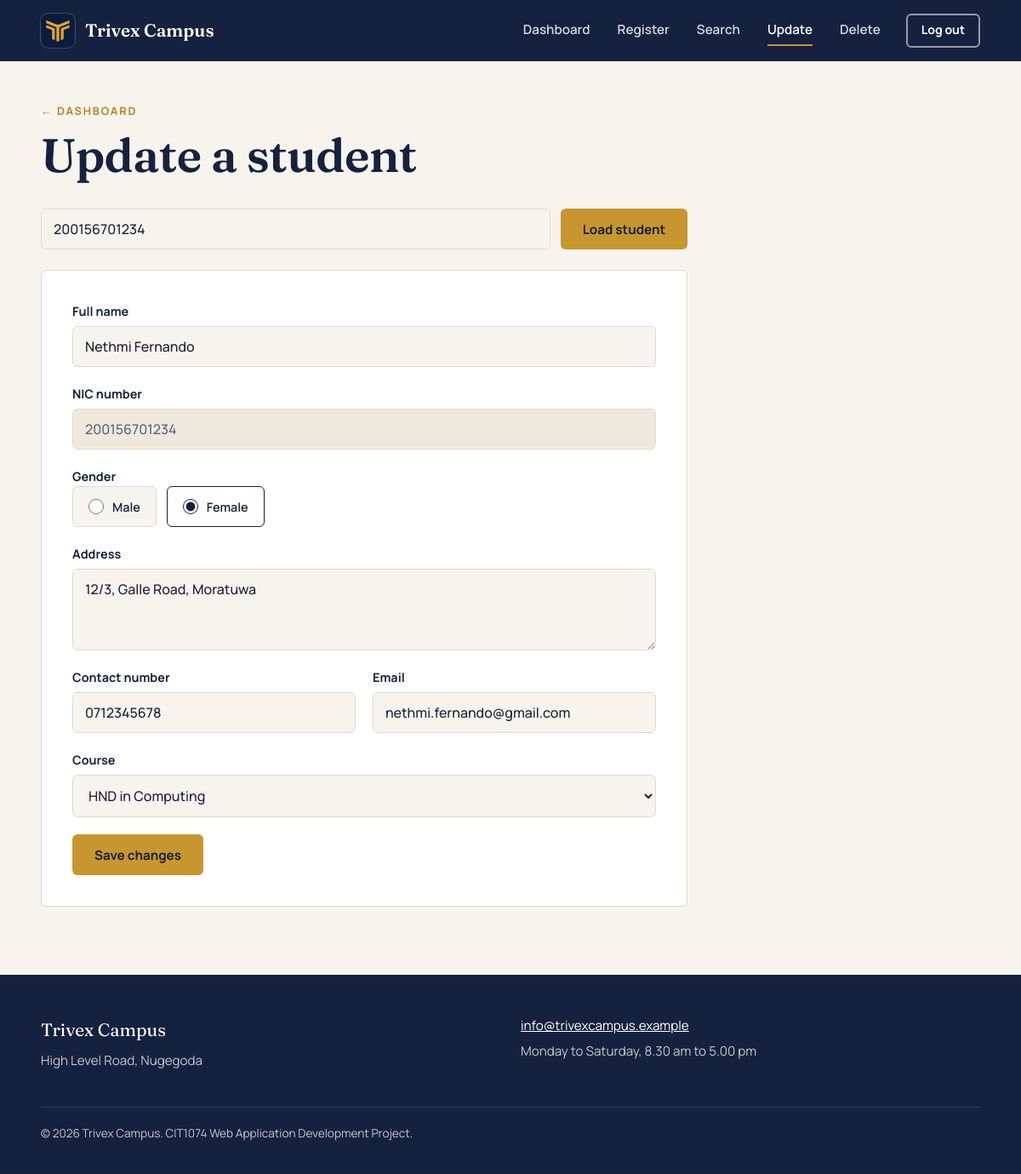
/update.php?nic=200156701234 (signed in), run on the app's committed database.
### tables this page shows
CREATE TABLE student (
  nic       VARCHAR(12)  NOT NULL PRIMARY KEY,     
  name      VARCHAR(100) NOT NULL,                 
  gender    ENUM('Male','Female') NOT NULL,        
  address   VARCHAR(255) NOT NULL,                 
  contact   VARCHAR(10)  NOT NULL,                 
  email     VARCHAR(100) NOT NULL,                 
  course_id INT NOT NULL,                          
  reg_date  TIMESTAMP DEFAULT CURRENT_TIMESTAMP,   
   
  CONSTRAINT fk_student_course FOREIGN KEY (course_id)
    REFERENCES course(course_id)
    ON UPDATE CASCADE
    ON DELETE RESTRICT
);

CREATE TABLE course (
  course_id   INT AUTO_INCREMENT PRIMARY KEY,   
  course_name VARCHAR(100) NOT NULL             
);

### includes/db.php (called while the page is built, shortened)
<?php
function e($text) {
    return htmlspecialchars((string)$text, ENT_QUOTES, 'UTF-8');
}

### includes/validation.php (called while the page is built, shortened)
<?php
function get_courses($conn) {
    $result = mysqli_query($conn, 'SELECT course_id, course_name FROM course ORDER BY course_id');
    return mysqli_fetch_all($result, MYSQLI_ASSOC);
}

### includes/student_form.php (the view, shortened to what this page needs)
<form method="POST" action="<?= e($form_action) ?>" class="form student-form" novalidate data-validate>
  <div class="field">
    <label for="name">Full name</label>
    <input type="text" id="name" name="name" value="<?= e($form['name'] ?? '') ?>"
           required minlength="3" maxlength="100" pattern="[A-Za-z .]{3,100}"
           data-msg="Use letters, spaces and dots only (at least 3 characters)." placeholder="e.g. Kasun Perera">
  </div>
  <div class="field">
    <label for="nic">NIC number</label>
    <input type="text" id="nic" name="nic" value="<?= e($form['nic'] ?? '') ?>"
           required maxlength="12" pattern="([0-9]{9}[VvXx]|[0-9]{12})"
           data-msg="Enter 9 digits followed by V or X, or 12 digits."
           placeholder="991234567V or 200012345678" <?= $lock_nic ? 'readonly' : '' ?>>
  </div>
  <fieldset class="field">
    <legend>Gender</legend>
    <div class="radio-row">
      <label class="radio"><input type="radio" name="gender" value="Male" required <?= ($form['gender'] ?? '') === 'Male' ? 'checked' : '' ?>> Male</label>
      <label class="radio"><input type="radio" name="gender" value="Female" <?= ($form['gender'] ?? '') === 'Female' ? 'checked' : '' ?>> Female</label>
    </div>
  </fieldset>
  <div class="field">
    <label for="address">Address</label>
    <textarea id="address" name="address" rows="3" required maxlength="255"
              data-msg="Address is required."><?= e($form['address'] ?? '') ?></textarea>
  </div>
  <div class="field-row">
    <div class="field">
      <label for="contact">Contact number</label>
      <input type="tel" id="contact" name="contact" value="<?= e($form['contact'] ?? '') ?>"
             required maxlength="10" pattern="0[0-9]{9}" inputmode="numeric"
             data-msg="Enter 10 digits starting with 0." placeholder="0771234567">
    </div>
    <div class="field">
      <label for="email">Email</label>
      <input type="email" id="email" name="email" value="<?= e($form['email'] ?? '') ?>"
             required maxlength="100" data-msg="Enter a valid email address." placeholder="name@example.com">
    </div>
  </div>
  <div class="field">
    <label for="course_id">Course</label>
    <select id="course_id" name="course_id" required data-msg="Please choose a course.">
      <?php foreach ($courses as $c): ?>
        <option value="<?= (int)$c['course_id'] ?>" <?= (string)($form['course_id'] ?? '') === (string)$c['course_id'] ? 'selected' : '' ?>><?= e($c['course_name']) ?></option>
      <?php endforeach; ?>
    </select>
  </div>
  <button type="submit" class="btn btn-gold"><?= e($button_text) ?></button>
</form>

### css/style.css (style rules this page uses)
:root { --navy: #14223f; --navy-2: #1e3159; --gold: #c8962e; --gold-2: #b5831f; --paper: #f7f4ee; --white: #ffffff; --sand: #efe9dd; --line: #e2dbcc; --text: #1b2333; --muted: #5c6577; --ok: #1f7a4d; --ok-bg: #e5f3eb; --err: #b3261e; --err-bg: #fbe9e7; --font-head: 'Fraunces', Georgia, serif; --font-body: 'Manrope', 'Segoe UI', Arial, sans-serif; --radius: 6px; --nav-h: 72px; --gutter: clamp(16px, 4vw, 48px); --ease: cubic-bezier(.2, .7, .2, 1); }
*, *::before, *::after { box-sizing: border-box; }
html { scroll-behavior: smooth; scroll-padding-top: var(--nav-h); }
body { margin: 0; font-family: var(--font-body); font-size: 16px; line-height: 1.6; color: var(--text); background: var(--paper); -webkit-font-smoothing: antialiased; display: flex; flex-direction: column; min-height: 100vh; }
.btn { display: inline-flex; align-items: center; justify-content: center; gap: 8px; min-height: 48px; padding: 0 24px; font: 700 .95rem/1 var(--font-body); border: 2px solid transparent; border-radius: var(--radius); text-decoration: none; cursor: pointer; transition: transform .18s var(--ease), background-color .18s, color .18s, border-color .18s; }
.btn-gold { background: var(--gold); color: var(--navy); }
.form { display: grid; gap: 20px; }
.field { display: grid; gap: 6px; border: 0; padding: 0; margin: 0; min-width: 0; }
.field-row { display: grid; grid-template-columns: 1fr 1fr; gap: 20px; }
label, legend { font-weight: 700; font-size: .9rem; color: var(--navy); padding: 0; }
input[type=text], input[type=password], input[type=email], input[type=tel], input[type=search], select, textarea { width: 100%; min-height: 48px; padding: 12px 14px; font: 500 1rem var(--font-body); color: var(--text); background: var(--paper); border: 1.5px solid var(--line); border-radius: var(--radius); transition: border-color .15s, background-color .15s, box-shadow .15s; }
textarea { resize: vertical; min-height: 96px; }
input[readonly] { background: var(--sand); color: var(--muted); cursor: not-allowed; }
.radio-row { display: flex; gap: 12px; }
.radio { display: flex; align-items: center; gap: 10px; min-height: 48px; padding: 0 18px; border: 1.5px solid var(--line); border-radius: var(--radius); background: var(--paper); font-weight: 600; cursor: pointer; transition: border-color .15s; }
.radio:has(input:checked) { border-color: var(--navy); background: var(--white); }
.radio input { accent-color: var(--navy); width: 18px; height: 18px; margin: 0; }
.student-form .btn { justify-self: start; }

### data on the page
student: name "Nethmi Fernando", nic "200156701234", gender "☐ Male", gender "☑ Female", address "12/3, Galle Road, Moratuwa", contact "0712345678", email "nethmi.fernando@gmail.com", course_id "HND in Computing"

### other printed values
CAMPUS_NAME "Trivex Campus"
$button_text "Save changes"
CAMPUS_AREA "High Level Road, Nugegoda"
CAMPUS_EMAIL "info@trivexcampus.example"
CAMPUS_HOURS "Monday to Saturday, 8.30 am to 5.00 pm"
